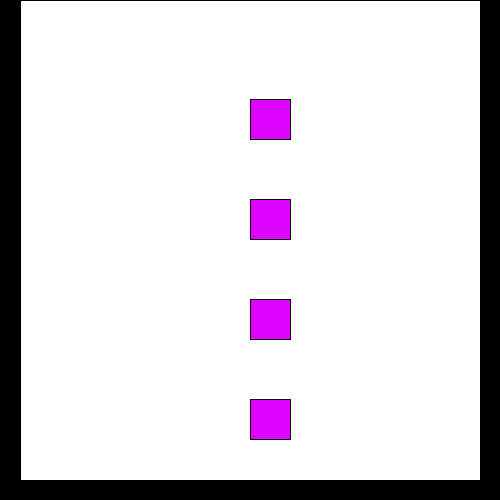
Frame 1 (no input)
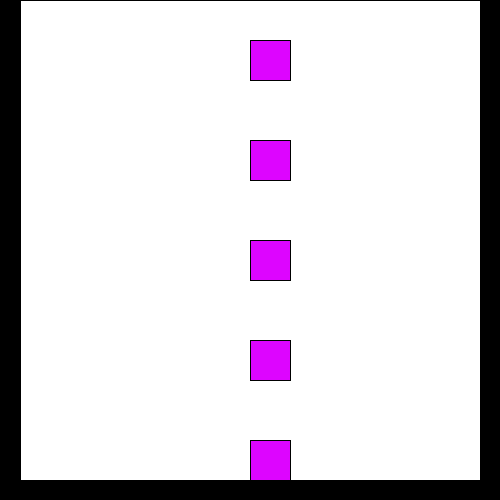
Frame 60 (the mouse pressed at the canvas centre just before this capture)
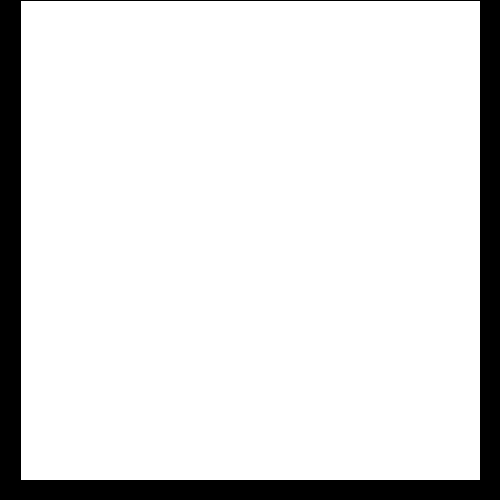
Frame 120 (the mouse held since frame 60 and released just before this capture)

The Processing sketch that drew these frames (run headless with seeded random() and noise(); from frame 60 on, the mouse is pressed at the canvas centre):

// Processing sketch: processing_91658
// ── processing_91658.pde

int [] anArray = {100, 200, 300, 400, 500};
void setup()
{
  size (500, 500);
   background (0);
}

void draw()
{
  fill (255);
  rect (20, 0, width - 40, height - 20);

if (mouseX < 20 || mouseX > width - 20 || mouseY > height - 20)
{
  for (int i = 0; i < anArray.length; i++)
  {
    anArray[i] = anArray[i] - 1;

    fill (221, 5, 255);
   rect (width/2, anArray[i], 40, 40);
   rect (width/2, anArray[i], 40, 40);
   rect (width/2, anArray[i], 40, 40);
   rect (width/2, anArray[i], 40, 40);
   rect (width/2, anArray[i], 40, 40);
   if (anArray[i] < -40)
   anArray[i] = 500;
  }
}
}
